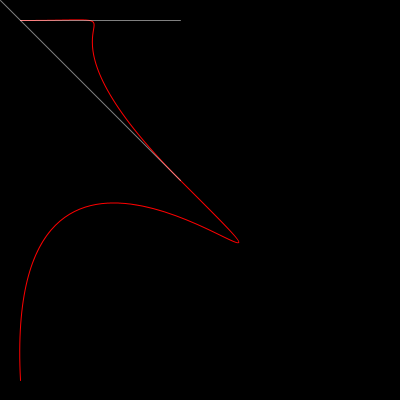
Frame 1 (no input)
Frame 60 (the mouse pressed at the canvas centre just before this capture): identical to frame 1, image omitted
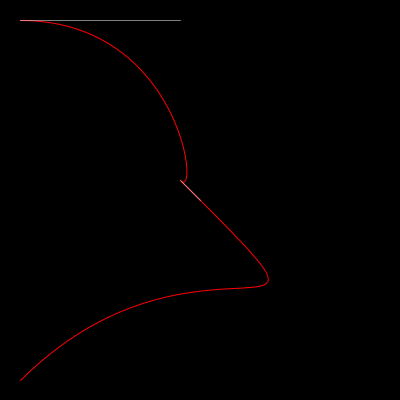
Frame 120 (the mouse held since frame 60 and released just before this capture)

The Processing sketch that drew these frames (run headless with seeded random() and noise(); from frame 60 on, the mouse is pressed at the canvas centre):

// Processing sketch: sketch_03_bezierVertex
// ── sketch_03_bezierVertex.pde
void setup(){
  size(400,400);
  
  noFill();
}


void draw(){
  
  // bezierVertex()関数について
  // beginShape()関数とendShape()関数のペアで挟んで実行します。
  // bezierVertex()関数の前にかならずひとつの頂点が指定されている必要があります。
  // このサンプルではまずvertex()関数で頂点v1を指定し、
  // bezierVertex()関数を使ってv1からv4への曲線を描いています。
  // bezierVertex()関数では、3つの座標を指定します。
  // 1つめの座標と2つ目の座標は曲率を決めるためのコントロールポイントで、
  // 3つめの座標が曲線の終点です。
  
  background(0);
  
  stroke(255,0,0);
  strokeWeight(1);
  beginShape();
  vertex(20,20); //v1
  bezierVertex(180,20,mouseX,mouseY,180,180);//v2,v4,v3
  bezierVertex(380,380,mouseX,mouseY,20,380);//v2,v4,v3
  endShape();
  
  stroke(255,255,255,128);
  strokeWeight(1);
  beginShape(LINES);
  vertex(20,20); //v1
  vertex(180,20);//v2
  vertex(180,180);//v3
  vertex(mouseX,mouseY);//v4
  endShape();
  
  
}
